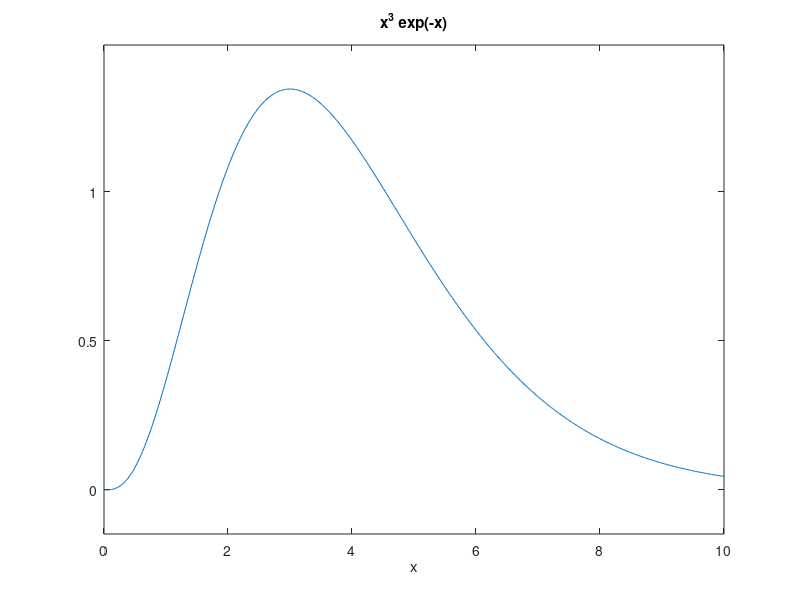

MATLAB code to generate this figure: (Note: this script raises an error after producing the figure.)
%% Introduction to Matlab Programming
%
% Rudolf Csikja (csikja@math.bme.hu)
% 
% Mathematics Institute
% Budapest University of Technology and Economics
% 
% Graphics
%
%


%% High level graphics functions
%

%% Line Plots

x = [1, 2, 3, -1, 0];
y = [0, 3, 2, -4, 5];
plot(x, y)

%%
x = rand(1, 50);
y = rand(1, 50);
plot(x, y)

%%
x = linspace(-2*pi, 2*pi);
plot(x, sin(x), x, cos(x))

%%
x = linspace(0,2*pi);
plot(sin(2*x), cos(3*x))

%% Holding onto an already existing plot
x = linspace(-2*pi, 2*pi);
plot(x, sin(x));
hold on           % without this line the first plot is erased 
plot(x, cos(x), 'r')
hold off          % releasing the 'hold'

%% Minimal styling
x = 5*linspace(-1,1);
f = @(n, x) x.*(1-x.^(2*n)).*exp(-x.^2);
plot(x, f(1, x), 'k-o', x, f(2, x), 'r-x')
title('Title: nice functions: \alpha, \beta, \mu, 2^A, f_\Delta')
xlabel('abscissa')
ylabel('ordinate')
legend('x(1-x^2)exp(-x^2)', 'x(1-x^4)exp(-x^2)')
xlim([-5.5, 5.5])
ylim([-1, 1])
grid on

%grid minor
%cla                % clear graphics from axes
%cla reset          % reset axes



%% Axis
t = linspace(0,2*pi);
plot(sin(t), cos(t))
%axis('equal')
axis('square')
%axis([-2, 2, -3, 3])
%axis('tight')


%% Easy to use plot
ezplot('x^3*exp(-x)', [0,10])

%% Implicit function
figure()
ezplot('x^2 + y^2 = 1', [-2, 2, -2, 2])
colormap([0 0 1])
figure()
ezplot('2*x^2 - y^2 = 1', [-2, 2, -2, 2])
axis('square')

%% Multiple axes in one figure
x = linspace(-2*pi,2*pi);
subplot(3, 2, 3)
plot(x, sin(x), x, cos(x))
title('sine and cosine')
grid on

subplot(3, 2,  [1 2])
plot(x, x.*(1-x.^2).*exp(-x.^2), 'r')
title('wave')
grid on

subplot(3, 2, [4 6])
plot(x, x.^2, 'k')
title('square')
grid on

subplot(3, 2, 5)
plot(x, exp(-x.^2), 'b', x, 0.8*exp(-0.1*x.^2), 'r')
title('gauss')
grid on

%% logarithmic scales
clc
x = linspace(0, 100,500);
y = x.^3.*exp(-x);
subplot(2, 2, 1)
plot(x, y)
title('normal plot')
grid on

subplot(2, 2, 2)
semilogx(x, y)
title('logaritmic - x')
grid on

subplot(2, 2, 3)
semilogy(x, y)
title('logaritmic - y')
grid on

subplot(2, 2, 4)
loglog(x, y)
title('logaritmic - x,y')
grid on

%% error bar
x = linspace(0, 10, 20);
y = x.^3.*exp(-x);
lowerErr = 0.1+0.5*rand(1,20);
upperErr = 0.1+0.5*rand(1,20);

subplot(2, 1, 1)
errorbar(x, y, lowerErr, '.-b')
title('Symmetric confidence bounds')

subplot(2, 1, 2)
errorbar(x, y, lowerErr, upperErr, 'sk')
title('Unsymmetric confidence bounds')

%% multiple scale plots
x = linspace(0, 20);
y1 = x.^3.*exp(-x);
y2 = x.^8.*exp(-x);

subplot(2, 1, 1)
plotyy(x, y1, x, y2)
title('Multiple scale plot')
grid on

subplot(2, 1, 2)
plotyy(x, y1, x, y2, @plot, @semilogy)
title('Use log scale for the y axis of the second graph')
grid on

% but how to change style?
% see the answer later

%% polar plot
th = linspace(0,2*pi);
r = 3*sin(3*th)+1;
polar(th, r)

%% Area plots

%% Bar plot

x = 1:20;
y = randi([-3, 10], 1, 20);
subplot(2, 1, 1)
bar(x,y)
subplot(2, 1, 2)
barh(x,y)



%% Histogram
x = linspace(-3,3);
y = 0.5*randn(1,1000);
subplot(2, 1, 1)
hist(y, 50)
title('histogram using 50 bins')
subplot(2, 1, 2)
hist(y, x)
title('histogram using explicitely specified bins')

%% Pie chart
x = randi([1, 10], 1, 5);
explode = [0 0 0 1 0];
pie(x,explode)

%% Discrete data plot

%% stem
n = 1:20;
stem(n, n.^3.*2.^(-n), '.k')
ylim([0,5])
title('Discrete data plot')
grid on

%% scatter plot
x = 0.1*randn(1,1000);
y = 0.2 + 0.5*randn(1, 1000);
scatter(x, y, '.r')
grid on
xlim([-2,2])
ylim([-2,2])
title('Scatter plot')



%% Graphics object

%% root
% Graphics -> Graphics Objects -> Core Objects -> Properties -> Root
% Properties

% get all properties
get(0)

%% get a specific property
format loose
format long
get(0, 'Format')
get(0, 'FormatSpacing')

%% set properties
set(0, 'Format', 'short', 'FormatSpacing', 'compact')

%% Monitor position
% See documentation of Root Properties
get(0, 'MonitorPosition')

%% Screen size
% very useful for figure positioning
clc
screen = get(0, 'ScreenSize')
screen(1:2) = []

%% Creating a new figure object
% automatic numbering
% default position
figure
figure

%% Close all figures
close all

%% Manual numbering
figure(12)
figure(5)
figure(10)

%% Closing particular figures
close 10
close 5 12

%% Using object handle to change position, size
fig = figure(7);
set(7, 'Position', [0, 0, 700, 400])
set(fig, 'Position', [500, 300, 700, 400])

%%
% using screen resolution
screen = get(0, 'ScreenSize')
screen(1:2) = []
figure('Position', [screen-[700, 400], 700, 400])

%% Center figure

figure('Position', [screen/8, 6*screen/8])
figure('Position', [screen/4, 2*screen/4])
figure('Position', [screen/3, screen/3])
figure('Position', [2*screen/5, screen/5])

%% Variation on centering
dX = [screen(1)/4, 0];

figure('Position', [screen/4, screen/4])
figure('Position', [screen/4 + dX, screen/4])

%% Variation on centering
dX = [screen(1)/4 + 10, 0];
dY = [0, screen(2)/4 + 90];

figure('Position', [screen/4, screen/4])
figure('Position', [screen/4 + dX, screen/4])
figure('Position', [screen/4 + dY, screen/4])
figure('Position', [screen/4 + dY + dX, screen/4])

%% Some other properties
figPos = [screen/4, screen/2];
figure(...
    'Position', figPos,...
    'MenuBar', 'no',...
    'Color', [0.1 0.3 0.7],...
    'Name', 'My favorite window',...
    'NumberTitle', 'off',...
    'Resize', 'off')

%% Creating new axes
figPos = [screen/4, screen/2];
figure(...
    'Position', figPos,...
    'MenuBar', 'no',...
    'Color', 0.85*[1 1 1],...
    'Name', 'Axes properties',...
    'NumberTitle', 'off')

axes(...
    'Position', [0.1, 0.1, 0.35, 0.8])

axes(...
    'Position', [0.55, 0.1, 0.35, 0.8],...
    'XLim', [-10,5],...
    'YLim', [-2, 4],...
    'Box', 'on',...
    'Color', [0.3 0.6 0.9],...
    'FontName', 'Times',...
    'FontSize', 16,...
    'FontWeight', 'bold',...
    'LineWidth', 2.5,...
    'XColor', [0.8, 0.2, 0.1],...
    'YColor', [0, 0, 0.8],...
    'GridLineStyle', '--',...
    'XGrid', 'on')

%% Plot Objects

%% lineseries/plot
clc

x = linspace(-1,1,20);

figPos = [screen/4, screen/2];
figure(1)
set(1,...
    'Position', figPos,...
    'MenuBar', 'no',...
    'Color', 0.85*[1 1 1],...
    'Name', 'Axes properties',...
    'NumberTitle', 'off')
axes(...
    'Position', [0.1, 0.1, 0.35, 0.8])
line_handle1 = lineseries();
get(line_handle1)

axes(...
    'Position', [0.55, 0.1, 0.35, 0.8],...
    'NextPlot', 'add')
line_handle2 = lineseries();

set(line_handle2,...
    'XData', x,...
    'YData', x.^2,...
    'Color', [0, 0, 0],...
    'LineWidth', 2,...
    'LineStyle', '--')

% Plot creats lineseries
plot(x, x.^3,...
    'Color', [0, 0.3, 1],...
    'LineWidth', 2,...
    'Marker', 's',...
    'MarkerSize', 10,...
    'MarkerFaceColor', 'yellow',...
    'MarkerEdgeColor', 'red')


% errorbarseries
% stemseries
% etc. they are all similar

%% XDataSource, YDataSource
x = linspace(-1,1,20);
y = x.*(1-x.^2);
set(line_handle1, 'XDataSource', 'x', 'YDataSource', 'y')

refreshdata

%%
y = x.*x;
refreshdata


%% Changing default color order
x = linspace(0,2*pi);

set(0, 'DefaultAxesColorOrder', [0.3, 0.4, 1; 0, 0.2, 0.3; 0.9, 0.2, 0.4])
figure()
axes()
plot(x, sin(x), x, sin(2*x), x, sin(3*x))

                 
%% Graphics primitives
close all
figPos = [7*screen(1)/10, screen(2)/4, 3*screen(1)/10, screen(2)/2];
figure(1)
set(1,...
    'Position', figPos,...
    'MenuBar', 'no',...
    'Color', [1 1 1],...
    'Name', 'Graphics Primitives',...
    'NumberTitle', 'off')
axes(...
    'Box', 'on',...
    'DataAspectRatio', [1, 1, 1],...
    'XLim', [0,10],...
    'YLim', [0, 10])

%% Rectangle
rectangle('Position', [1, 2, 6, 3],...
          'EdgeColor', 'none',...
          'FaceColor', [0, 0.7, 0.2]);

%% Rectangle with round corners
rectangle('Position', [6, 1, 3, 6],...
          'Curvature', [2*0.1, 0.1],...
          'FaceColor', 'none',...
          'EdgeColor', 'k',...
          'LineWidth', 5);

%% Ellipse
rectangle('Position', [7, 8, 2, 1],...
          'Curvature', [1, 1],...
          'FaceColor', 'black');

%% Circle/disk (rectangle)
rectangle('Position', [3, 8, 1, 1],...
          'Curvature', [1, 1],...
          'EdgeColor', 'red',...
          'FaceColor', 'yellow',...
          'LineWidth', 3);

      
%% Text
text('String', 'MATLAB',...
     'Position', [3, 3],...
     'Color', [1, 1, 1],...
     'FontWeight', 'bold',...
     'FontSize', 18, ...
     'FontName', 'Times',...
     'FontAngle', 'Italic',...
     'HorizontalAlignment', 'center');

%% math expression
text('String', '\LaTeX: $\Gamma(z) = \displaystyle\int\limits_0^{+\infty} t^{z-1}e^{-t}\,dt$',...
     'Position', [0.2, 1],...
     'FontSize', 16, ...
     'Color', [0, 0, 0.7],...
     'FontName', 'Times',...
     'HorizontalAlignment', 'left',...
     'Interpreter', 'latex');

 
%% line
line('XData', [0, 10],...
     'YData', [10, 0],...
     'LineStyle', '--',...
     'Color', [0.1, 0.1, 0.1],...
     'LineWidth', 2)


%% polygon
 patch('XData', [1, 5, 9, 2],...
      'YData', [3, 7, 3, 2],...
      'EdgeColor', 'red',...
      'FaceColor', [0.9, 0.9, 0],...
      'LineWidth', 3)
  

%% Example 1: Scatter plot + confidence bounds

x = 0.1*randn(1,1000);
y = 0.2 + 0.5*randn(1, 1000);
scatter(x, y, '.k')
grid on
xlim([-2,2])
ylim([-2,2])
title('Scatter plot')

X = mean(x);
Y = mean(y);
r1 = std(x);
r2 = std(y);

arrayfun(@(k) rectangle(...
        'Position', [X-k*r1, Y-k*r2, 2*k*r1, 2*k*r2],...
        'Curvature', [1, 1],...
        'EdgeColor', [1, 0, 0],...
        'FaceColor', 'none',...
        'LineWidth', 2,...
        'LineStyle', '-'),...
            [0.1, 1, 2, 3 4 5 6])

%% Example 2a: Random walk in 1D

% This is not a nice solution
n = 1000;
dir = [-1, 1];
traj1 = randi(1:2, 1, n);
traj2 = randi(1:2, 1, n);
traj3 = randi(1:2, 1, n);

%%
plot(1:n, cumsum(dir(traj1)), 1:n, cumsum(dir(traj2)), 1:n, cumsum(dir(traj3)))

%% Example 2b: Random walk in 2D

% Use anonymus functions
n = 1000;
dir = [-1, 1];
s = 1:n;

randomWalk = @() cumsum(dir(randi(1:2,1,n)));

plot(s, randomWalk(), s, randomWalk(), s, randomWalk())

%% Example 2c: Random walk in 2D
% Use funarray
n = 1000;
dir = [-1, 1];
s = 1:n;

figure()
axes('NextPlot', 'add')
colors = get(gca, 'ColorOrder');

randomWalk = @() cumsum(dir(randi(1:2,1,n)));
% plotRandomWalk = @(k) plot(s, randomWalk());
% arrayfun(plotRandomWalk, 1:10)

plotRandomWalk = @(k) plot(s, randomWalk(), 'Color', colors(mod(k, numel(colors)/3)+1,:));

N = 50;
arrayfun(plotRandomWalk, 0:(N-1))

%% Example 3: Regular polygons 

% 

n = 5;
fi = pi/2-2*pi/5;
th = linspace(0, 2*pi, n+1) + fi;
x = cos(th);
y = sin(th);

screen = get(0, 'ScreenSize');
screen(1:2) = [];
figPos = [screen/4, screen/2];
figure(...
    'Position', figPos,...
    'MenuBar', 'no',...
    'Color', [1 1 1],...
    'Name', ['Regular ', num2str(n), '-gon'],...
    'NumberTitle', 'off')
axes(...
    'Visible', 'off',...
    'DataAspectRatio', [1, 1, 1])
patch(...
    'XData', x,...
    'YData', y,...
    'FaceColor', [0.2, 0.6, 1],...
    'EdgeColor', 'none')

%% Example 4: Star
n = 5;


fi = pi/2-2*pi/5;
th = linspace(0, 2*pi, n+1) + fi;

x = cos(th);
y = sin(th);

r = 0.5;
xx = r*cos(th+pi/n);
yy = r*sin(th+pi/n);

starX = reshape([x;xx], 1, 2*(n+1));
starY = reshape([y;yy], 1, 2*(n+1));

screen = get(0, 'ScreenSize');
screen(1:2) = [];
figPos = [screen/4, screen/2];
figure(...
    'Position', figPos,...
    'MenuBar', 'no',...
    'Color', [1 1 1],...
    'Name', 'Star',...
    'NumberTitle', 'off')
axes(...
    'Visible', 'off',...
    'DataAspectRatio', [1, 1, 1])
patch(...
    'XData', starX,...
    'YData', starY,...
    'FaceColor', [0.2, 0.6, 1],...
    'EdgeColor', 'none')


%% Example 5: Random triangles

n = 50;
points = 10*rand(6, n);

drawTriangle = @(k) patch(...
                        'XData', points(1:3,k),...
                        'YData', points(4:6,k),...
                        'FaceColor', [0, 0, 0],...
                        'FaceAlpha', 0.1,...
                        'EdgeColor', 'none') 


screen = get(0, 'ScreenSize');
screen(1:2) = [];
figPos = [screen/4, screen/2];

figure('MenuBar', 'no',...
       'Color', [1, 1, 1],...
       'Name', 'Random Triangles',...
       'NumberTitle', 'off',...
       'NextPlot', 'add',...
       'Position', figPos)
axes('Visible', 'off',...
     'DataAspectRatio', [1 1 1])

arrayfun(drawTriangle, 1:n)


%% Example 6: Random regular triangles
clc
n = 50;

x = 8*rand(1, n);
y = 8*rand(1, n);
fi = 2*pi*rand(1,n)/3;
r = 0.5 + 1.5*rand(1,n);

getVectors = @(a,r) [cos(a);
                      cos(2*pi/3+a);
                      cos(4*pi/3+a);
                      sin(a);
                      sin(2*pi/3+a);
                      sin(4*pi/3+a)].*repmat(r,6,1);
           
points = [repmat(x, 3, 1);
          repmat(y, 3, 1)] + getVectors(fi, r);


drawTriangle = @(k) patch(...
                        'XData', points(1:3,k),...
                        'YData', points(4:6,k),...
                        'FaceColor', [0, 0, 0],...
                        'FaceAlpha', 0.3,...
                        'EdgeColor', 'none') 
screen = get(0, 'ScreenSize');
screen(1:2) = [];
figPos = [screen/4, screen/2];

figure('MenuBar', 'none',...
       'Color', [1, 1, 1],...
       'Name', 'Random Triangles',...
       'NumberTitle', 'off',...
       'NextPlot', 'add',...
       'Position', figPos)
axes('Visible', 'off',...
     'DataAspectRatio', [1 1 1])

arrayfun(drawTriangle, 1:n)

%% Example 7: Color disks
n = 50;

fi = 0;
th = linspace(0, 2*pi, n+1) + fi;

x = cos(th);
y = sin(th);

circ = @(x, y, r) [x-r, y-r, 2*r, 2*r];

screen = get(0, 'ScreenSize');
screen(1:2) = [];
figPos = [screen/4, screen/2];

figure('MenuBar', 'no',...
       'Color', 0.2*[1, 1, 1],...
       'Name', 'Colours',...
       'NumberTitle', 'off',...
       'NextPlot', 'add',...
       'Position', figPos)
axes('Visible', 'off',...
     'DataAspectRatio', [1 1 1])

plotCirc = @(x, y, c) rectangle(...
                            'Position', circ(x, y, 3.5),...
                            'Curvature', [1, 1],...
                            'FaceColor', [1, 0.2*(1-c)+0.8*c, 0],...,
                            'EdgeColor', 'none');

arrayfun(plotCirc, 5*x, 5*y, linspace(0, 1, n+1))

%% Example 8: Rotating lines

screen = get(0, 'ScreenSize');
screen(1:2) = [];
figPos = [screen/4, screen/2];

figure('MenuBar', 'no',...
       'Color', 0.3*[1, 1, 1],...
       'Name', 'Rotating lines',...
       'NumberTitle', 'off',...
       'NextPlot', 'add',...
       'Position', figPos)
axes('Visible', 'off',...
     'DataAspectRatio', [1 1 1])

d=1;
arrayfun(@(x, th) line('XData', [x-d*cos(th), x+d*cos(th)],...
                      'YData', [1-d*sin(th), 1+d*sin(th)],...
                      'LineWidth', 2,...
                      'Color', 'white'),...
                      linspace(0,3,20), linspace(0,pi,20))

%% Example 9: Dice
clc
screen = get(0, 'ScreenSize');
screen(1:2) = [];
figPos = [screen/4, screen/2];

circ = @(x, y, r) [x-r, y-r, 2*r, 2*r];
dice = logical(...
       [1 0 1;
        0 0 0;
        1 0 1]);

rowIndex = (1:3)'*ones(1,3);
colIndex = rowIndex';

drawDice = @(i, j)...
    rectangle(...
        'Position', circ(j,4-i,0.4),...
        'FaceColor', [1, 1, 1],...
        'EdgeColor', 'none',...
        'Curvature', [1, 1]);

screen = get(0, 'ScreenSize');
screen(1:2) = [];
figPos = [screen/4, screen/2];

figure('MenuBar', 'no',...
       'Color', 0.2*[1, 1, 1],...
       'Name', 'Dice',...
       'NumberTitle', 'off',...
       'NextPlot', 'add',...
       'Position', figPos)
axes('Visible', 'off',...
     'DataAspectRatio', [1 1 1])

rectangle(...
        'Position', [0, 0, 4, 4],...
        'Curvature', 0.1*[1, 1],...
        'EdgeColor', [1, 1, 1],...
        'FaceColor', 'none',...
        'LineWidth', 10)
    
arrayfun(drawDice, rowIndex(dice), colIndex(dice))

%% Example 10: Buffon's needle

screen = get(0, 'ScreenSize');
screen(1:2) = [];
figPos1 = [screen/4, screen./[4, 2]];
figPos2 = [screen/4+[screen(1)/4+10, 0], screen./[4, 2]];

clc
n = 10000;
x = 6*rand(1,n);    
y = 6*rand(1,n);    
th = pi*rand(1,n);   

N = min([300, n]);                      
s = sin(th) >= 2*(1-abs(mod(y,2)-1));  
relFreq = cumsum(s)./(1:n);


figure('MenuBar', 'no',...                      
       'Color', [1, 1, 1],...                   
       'Name', 'Needles',...     
       'NumberTitle', 'off',...                 
       'NextPlot', 'add',...                    
       'Position', figPos1)        
   
axes('Visible', 'off',...                       
     'DataAspectRatio', [1 1 1],...             
     'XGrid', 'on',...                          
     'YGrid', 'on',...
     'GridLineStyle', ':')

drawHLine = @(y)...
    line('XData', [-1, 7], 'YData', [y, y], 'Color', 0.8*[1, 1, 1]);
arrayfun(drawHLine, 0:2:6)

drawNeedle = @(x, y, th, c) ...
    line(...
    'XData', x + 0.5*[-cos(th), cos(th)],...
    'YData', y + 0.5*[-sin(th), sin(th)],...
    'LineWidth', 2,...
    'Color', [c, 0, 0]);
arrayfun(drawNeedle, x(1:N), y(1:N), th(1:N), s(1:N));



figure('MenuBar', 'no',...
       'Color', [1, 1, 1],...
       'Name', 'Relative frequency',...
       'NumberTitle', 'off',...
       'NextPlot', 'add',...
       'Position', figPos2)

plot(relFreq)
xlabel('Number of experiments')
ylabel('Relative frequency')

line('XData', [0, n], 'YData', [1, 1]/pi, 'Color', [1, 0.5, 0])
set(gca,...
     'XGrid', 'on',...
     'YGrid', 'on',...
     'GridLineStyle', ':',...
     'YLim', [0,0.5]);